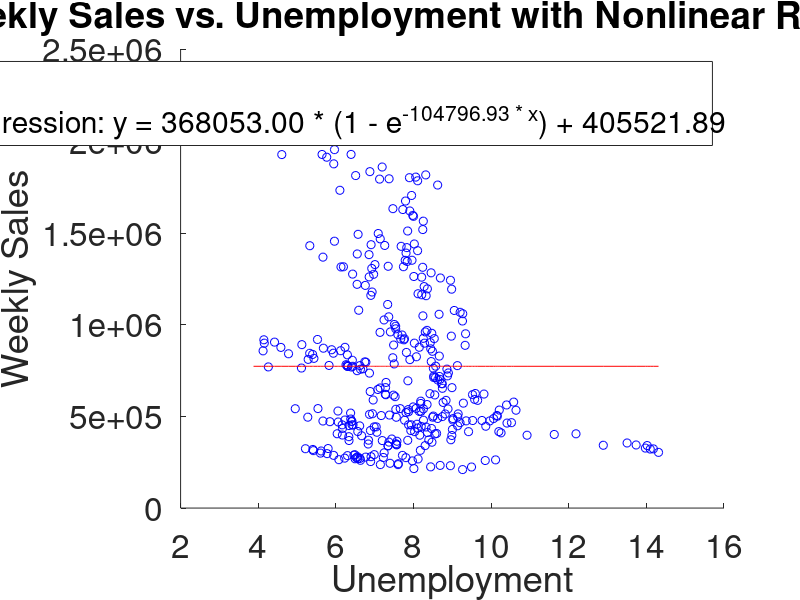

Write MATLAB code to recreate this figure.
% Read the CSV file
data = csvread('Walmart_Sales.csv', 1, 0);

% Extract columns
x = data(:, 8);  % Unemployment
y = data(:, 3);  % Weekly_sales

% Define the nonlinear model function as y = a * (1 - e^(b * x)) + c
function y_model = model(params, x)
    a = params(1);
    b = params(2);
    c = params(3);
    y_model = a * (1 - exp(b * x)) + c;
end

% Define function for SSE
function sse = SSE(params, x, y)
    y_model = model(params, x);
    sse = sum((y - y_model) .^ 2);
end

% Initial guess for a, b, c
initial_params = [1.0, -0.1, 1.0];

% Search the optimal a, b, and c using fminsearch function
result = fminsearch(@(params) SSE(params, x, y), initial_params);

% Get the optimized parameters
a_opt = result(1);
b_opt = result(2);
c_opt = result(3);

% Print final parameters
printf('Optimized parameters: a = %.4f, b = %.4f, c = %.4f\n', a_opt, b_opt, c_opt);

% Calculate fitted values
y_pred = model(result, x);

% Create the plot
figure;
scatter(x, y, 'b', 'DisplayName', 'Data points');
hold on;
plot(x, y_pred, 'r', 'DisplayName', sprintf('Nonlinear regression: y = %.2f * (1 - e^{%.2f * x}) + %.2f', a_opt, b_opt, c_opt));

% Add title & label
title('Weekly Sales vs. Unemployment with Nonlinear Regression');
xlabel('Unemployment');
ylabel('Weekly Sales');
legend('show');
set(gca, 'FontSize', 24);
